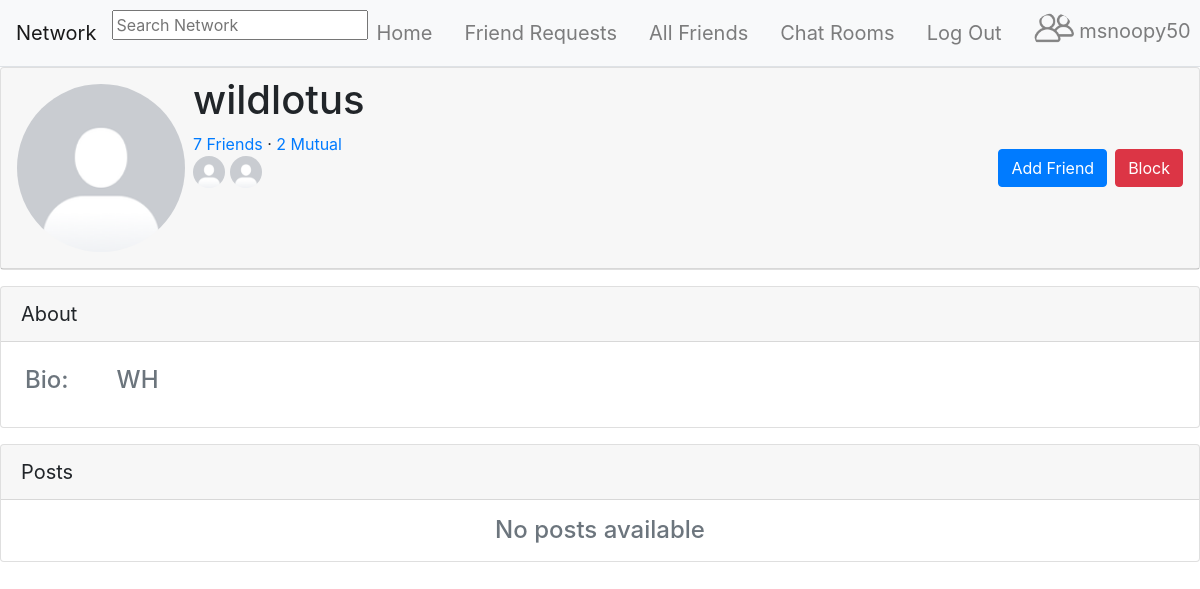
Screenshot of /profile/1 (signed in) with the database file from the repository.
### network/models.py (models this page shows, shortened)
class User(AbstractUser):
    pass

class UserProfile(models.Model):
    user = models.OneToOneField(User, primary_key=True, related_name="profile", on_delete=models.CASCADE)
    bio = models.TextField(blank=True, default="No Bio...", max_length=101)
    picture = models.ImageField(blank=True, default="default_profile_image.png")
    friends = models.ManyToManyField(User, blank=True, related_name="friends")
    blocked = models.ManyToManyField(User, blank=True, related_name="blocked")

### network/views.py (the view)
# urls.py: path("profile/<int:profile_id>", views.show_profile, name="profile"),
@login_required
def show_profile(request, profile_id):
    try:
        profile = UserProfile.objects.get(pk=profile_id)
        context = {
            "profile": profile,
            "posts": Post.objects.filter(author=profile).order_by('-timestamp'),
            "friend_request_available": not profile.user in request.user.profile.friends.all() and profile.user != request.user and not profile.user in request.user.profile.blocked.all(),
            "currently_friended": profile.user in request.user.profile.friends.all(),
            "self_in_friend_request": self_in_friend_request(profile.user, request.user),
            "self_in_profile_friend_request": self_in_profile_friend_request(request.user, profile.user)
        }
        if self_in_profile_friend_request(request.user, profile.user):
            friend_request = FriendRequest.objects.get(to_user=request.user, from_user=profile.user)
            context["friend_request_id"] = friend_request.id
        if request.user != profile.user:
            context["mutual_friends"] = mutual_friends(request.user.profile, profile)
            context["mutual_friends_amount"] = mutual_friends(request.user.profile, profile).count()
            if context["mutual_friends_amount"] >= 8:
                context["limited_mutual_friends"] = limited_mutual_friends(request.user.profile, profile)
    except UserProfile.DoesNotExist:
        return JsonResponse({"error": "User matching query does not exist."})
    return render(request, "network/profile.html", context)

### network/views.py (called while the page is built)
def mutual_friends(request_user, profile):
    profile_friends = profile.friends.all()
    friends_with_profile = profile_friends.values_list('pk', flat=True)
    mutual_friends_of_request_user = request_user.friends.filter(pk__in=friends_with_profile)
    print(friends_with_profile)
    return mutual_friends_of_request_user

def self_in_friend_request(to_user, from_user):
    try:
        FriendRequest.objects.get(to_user=to_user, from_user=from_user)
        return True
    except FriendRequest.DoesNotExist:
        return False

def self_in_profile_friend_request(to_user, from_user):
    try:
        FriendRequest.objects.get(to_user=to_user, from_user=from_user)
        return True
    except FriendRequest.DoesNotExist:
        return False

### templates/network/profile.html (shortened to what this page needs)
{% extends "network/layout.html" %} {% load static %}
{% block body %}
    {% if not request.user in profile.blocked.all and not profile.user in request.user.profile.blocked.all %}
    <div id="profile">
        <div class="card">
            <div class="card-header d-flex p-2">
                <div class="m-2">
                    <img class="profile_picture" src="{{ profile.picture.url }}" alt="Profile Picture" style="border-radius: 50%" id="default_profile_picture" width="168" height="168">
                </div>
                <div class="d-flex flex-column">
                    <div>
                        <h1>
                            {{ profile.user.username }}
                        </h1>
                    </div>
                    <div>
                        <div>
                            <a href="{% url 'profile_friends' profile.user.id %}">
                                {{ profile.friends.count }} Friends
                            </a>
                            {% if mutual_friends_amount != 0 and profile.user != request.user %}
                                &middot;
                                <a href="{% url 'profile_mutuals' profile.user.id %}">
                                    {{ mutual_friends_amount }} Mutual
                                </a>
                            {% endif %}
                            {% if limited_mutual_friends is None %}
                                <div>
                                    {% for mutual_friend in mutual_friends %}
                                        <a href="{% url 'profile' mutual_friend.id %}">
                                            <img src="{{ mutual_friend.profile.picture.url }}" alt="Mutual Friend Profile Picture" width="32" height="32" style="border-radius: 50%;">
                                        </a>
                                    {% endfor %}
                                </div>
                            {% endif %}
                        </div>
                    </div>
                </div>
                    <div class="d-flex ml-auto align-items-center p-2">
                    </div>
                    <div class="d-flex align-items-center p-2">
                        {% if friend_request_available or self_in_friend_request or currently_friended or self_in_profile_friend_request %}
                            {% if currently_friended %}
                                <button type="button" class="btn btn-primary" data-toggle="modal" data-target="#myModal">Friends</button>
                            {% elif self_in_friend_request %}
                                <button type="button" class="btn btn-primary" id="cancel_friend_request_button" data-profile_id="{{ profile.user.id }}">Cancel Request</button>
                            {% else %}
                                <button type="button" class="btn btn-primary" id="send_friend_request_button" data-profile_id="{{ profile.user.id }}">Add Friend</button>
                            {% endif %}
                        {% endif %}
                        {% if request.user != profile.user %}
                            {% if not profile.user in request.user.profile.blocked.all %}
                                <button type="button" class="btn btn-danger ml-2" data-toggle="modal"
                                data-target="#blockModal" data-profile_id="{{ profile.user.id }}">Block</button>
                            {% endif %}
                        {% endif %}
                    </div>
                </div>
            </div>
        </div>
    </div>
    <div class="card mt-3">
        <div class="card-header" style="font-size: 20px;">About</div>
            <div class="d-flex justify-content-start text-muted">
                <div class="m-3 p-2">
                    <h4>Bio:</h4>
                </div>
                <div class="m-3 p-2">
                    <h4 id="default_profile_bio">
                        {{ profile.bio }}
                    </h4>
                </div>
            </div>
        </div>
    <div class="card mt-3">
        <div class="card-header" style="font-size: 20px;">Posts</div>
        {% for post in posts %}
            {% include "network/posts.html" %}
        {% empty %}
            <div class="d-flex justify-content-center text-muted">
                <h4 class="mt-3 mb-3">No posts available</h4>
            </div>
        {% endfor %}
    </div>
    {% endif %}
{% endblock body %}

### templates/network/layout.html (shortened to what this page needs)
{% load static %}
<!DOCTYPE html>
<html lang="en">
<head>
    <link rel="stylesheet" href="https://stackpath.bootstrapcdn.com/bootstrap/4.4.1/css/bootstrap.min.css">
    <link rel="stylesheet" href="{% static 'network/css/styles.css' %}">
    <link rel="stylesheet" href="https://unpkg.com/@trevoreyre/autocomplete-js/dist/style.css">
</head>
<body>
    <nav class="navbar navbar-expand-lg navbar-light bg-light sticky-top border-bottom">
        <a class="navbar-brand" href="{% url 'index' %}">Network</a>
        <div id="autocomplete" class="autocomplete" style="width: 320px;">
            <form action="{% url 'search_results' %}" method="get">
                <input class="autocomplete-input" id="autocomplete_input" placeholder="Search Network" name="q">
            </form>
        </div>
        <div class="collapse navbar-collapse" id="navbarNav">
            <ul class="navbar-nav mx-auto">
                <li class="nav-item">
                    <a class="navbar-brand nav-link" href="{% url 'index' %}">
                        Home
                    </a>
                </li>
                {% if user.is_authenticated %}
                <li class="nav-item">
                    <a class="navbar-brand nav-link" href="{% url 'friend_requests' %}">
                        Friend Requests
                    </a>
                </li>
                <li class="nav-item">
                    <a class="navbar-brand nav-link" href="{% url 'friends' %}">
                        All Friends
                    </a>
                </li>
                <li class="nav-item">
                    <a class="navbar-brand nav-link" href="{% url 'chat:index' %}">
                        Chat Rooms
                    </a>
                </li>
                <li class="nav-item">
                    <a class="navbar-brand nav-link" href="{% url 'account_logout' %}">
                        Log Out
                    </a>
                </li>
                {% endif %}
            </ul>
            {% if user.is_authenticated %}
                <ul class="navbar-nav ml-auto">
                    <a class="nav-link navbar-brand" href="{% url 'profile' user.id %}" id="profile">
                        <li class="nav-item">
                            <img src="{{ user.profile.picture.url }}" alt="Logged in Profile Picture" width="40" height="40" style="border-radius: 50%;" id="logged_in_picture">
                            {{ user.username }}
                        </li>
                    </a>
                </ul>
            {% endif %}
        </div>
    </nav>
    <div class="body">
        {% block body %}
        {% endblock %}
</body>
</html>

### rows the page displays
User: profile.picture (picture), username "msnoopy50"
UserProfile: picture (placeholder picture), user.username "wildlotus", friends.count "7", bio "WH"
User: profile.picture (placeholder picture)
User: profile.picture (placeholder picture)

### other values shown
{{ mutual_friends_amount }} "2"
